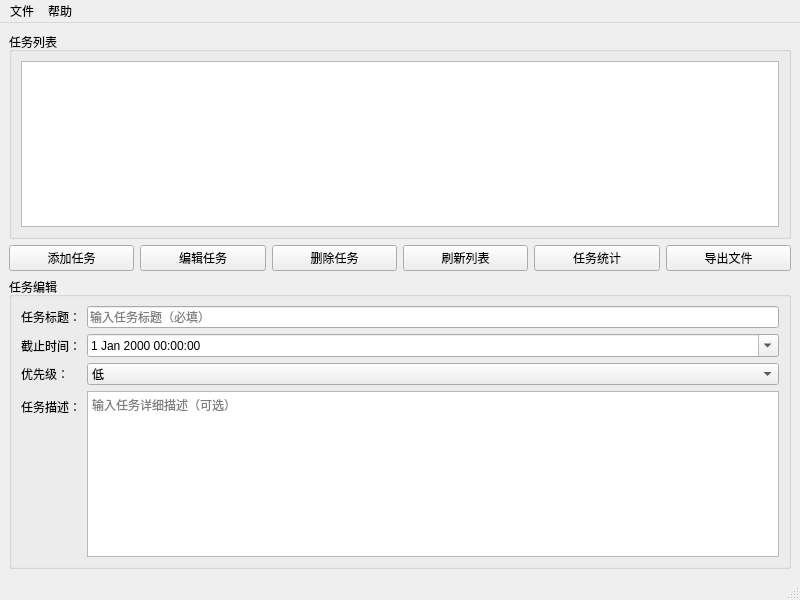
<?xml version="1.0" encoding="UTF-8"?>
<ui version="4.0">
 <class>MainWindow</class>
 <widget class="QMainWindow" name="MainWindow">
  <property name="geometry">
   <rect>
    <x>0</x>
    <y>0</y>
    <width>800</width>
    <height>600</height>
   </rect>
  </property>
  <property name="windowTitle">
   <string>个人工作与任务管理系统</string>
  </property>
  <widget class="QWidget" name="centralwidget">
   <layout class="QVBoxLayout" name="verticalLayout">
    <!-- 任务列表区域 -->
    <item>
     <widget class="QGroupBox" name="groupBox_Tasks">
      <property name="title">
       <string>任务列表</string>
      </property>
      <layout class="QVBoxLayout" name="verticalLayout_2">
       <item>
        <widget class="QTableView" name="tableView_Tasks">
         <property name="selectionBehavior">
          <enum>QAbstractItemView::SelectRows</enum>
         </property>
         <property name="selectionMode">
          <enum>QAbstractItemView::SingleSelection</enum>
         </property>
         <property name="showGrid">
          <bool>true</bool>
         </property>
        </widget>
       </item>
      </layout>
     </widget>
    </item>

    <!-- 任务操作按钮区域 -->
    <item>
     <layout class="QHBoxLayout" name="horizontalLayout_Buttons">
      <item>
       <widget class="QPushButton" name="btnAddTask">
        <property name="text">
         <string>添加任务</string>
        </property>
       </widget>
      </item>
      <item>
       <widget class="QPushButton" name="btnEditTask">
        <property name="text">
         <string>编辑任务</string>
        </property>
       </widget>
      </item>
      <item>
       <widget class="QPushButton" name="btnDeleteTask">
        <property name="text">
         <string>删除任务</string>
        </property>
       </widget>
      </item>
      <item>
       <widget class="QPushButton" name="btnRefresh">
        <property name="text">
         <string>刷新列表</string>
        </property>
       </widget>
      </item>
      <item>
       <widget class="QPushButton" name="btnStats">
        <property name="text">
         <string>任务统计</string>
        </property>
       </widget>
      </item>
      <item>
       <widget class="QPushButton" name="btnExport">
        <property name="text">
         <string>导出文件</string>
        </property>
       </widget>
      </item>
     </layout>
    </item>

    <!-- 任务输入表单区域 -->
    <item>
     <widget class="QGroupBox" name="groupBox_Form">
      <property name="title">
       <string>任务编辑</string>
      </property>
      <layout class="QFormLayout" name="formLayout">
       <item row="0" column="0">
        <widget class="QLabel" name="label_Title">
         <property name="text">
          <string>任务标题：</string>
         </property>
        </widget>
       </item>
       <item row="0" column="1">
        <widget class="QLineEdit" name="lineEdit_Title">
         <property name="placeholderText">
          <string>输入任务标题（必填）</string>
         </property>
        </widget>
       </item>
       <item row="1" column="0">
        <widget class="QLabel" name="label_Deadline">
         <property name="text">
          <string>截止时间：</string>
         </property>
        </widget>
       </item>
       <item row="1" column="1">
        <widget class="QDateTimeEdit" name="dateTimeEdit_Deadline">
         <property name="calendarPopup">
          <bool>true</bool>
         </property>
         <property name="dateTime">
          <datetime>2024-01-01T00:00:00</datetime>
         </property>
        </widget>
       </item>
       <item row="2" column="0">
        <widget class="QLabel" name="label_Priority">
         <property name="text">
          <string>优先级：</string>
         </property>
        </widget>
       </item>
       <item row="2" column="1">
        <widget class="QComboBox" name="comboBox_Priority">
         <item>
          <property name="text">
           <string>低</string>
          </property>
         </item>
         <item>
          <property name="text">
           <string>中</string>
          </property>
         </item>
         <item>
          <property name="text">
           <string>高</string>
          </property>
         </item>
        </widget>
       </item>
       <item row="3" column="0">
        <widget class="QLabel" name="label_Description">
         <property name="text">
          <string>任务描述：</string>
         </property>
        </widget>
       </item>
       <item row="3" column="1">
        <widget class="QTextEdit" name="textEdit_Description">
         <property name="placeholderText">
          <string>输入任务详细描述（可选）</string>
         </property>
        </widget>
       </item>
      </layout>
     </widget>
    </item>
   </layout>
  </widget>
  <widget class="QMenuBar" name="menubar">
   <property name="geometry">
    <rect>
     <x>0</x>
     <y>0</y>
     <width>800</width>
     <height>26</height>
    </rect>
   </property>
   <widget class="QMenu" name="menu">
    <property name="title">
     <string>文件</string>
    </property>
    <addaction name="actionExit"/>
   </widget>
   <widget class="QMenu" name="menu_2">
    <property name="title">
     <string>帮助</string>
    </property>
    <addaction name="actionAbout"/>
   </widget>
   <addaction name="menu"/>
   <addaction name="menu_2"/>
  </widget>
  <widget class="QStatusBar" name="statusbar"/>
  <action name="actionExit">
   <property name="text">
    <string>退出</string>
   </property>
  </action>
  <action name="actionAbout">
   <property name="text">
    <string>关于</string>
   </property>
  </action>
 </widget>
 <resources/>
 <connections/>
</ui>
